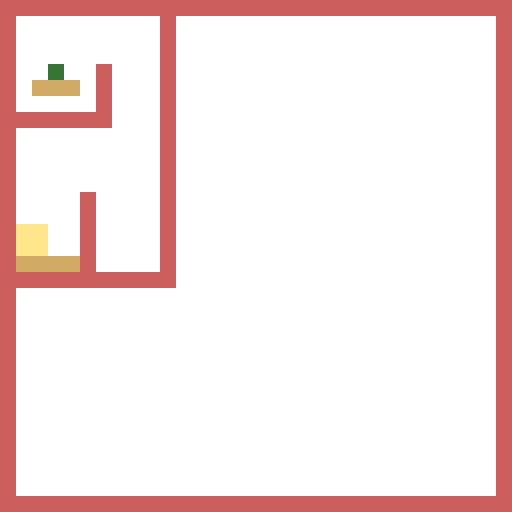

A 2D game scene composited from a Tiled map and its tileset images. What follows is a short description and the map's XML, with each tile layer's data collapsed to a summary:
An orthogonal 32x32 tile map with 16x16 px tiles, 1 tile layer (map).

<map version="1.0" orientation="orthogonal" width="32" height="32" tilewidth="16" tileheight="16">
 <tileset firstgid="1" name="tileset" tilewidth="16" tileheight="16">
  <image source="img/tileset.png" width="48" height="32" />
  <tile id="0">
   <properties>
    <property name="background" value="" />
   </properties>
  </tile>
  <tile id="1">
   <properties>
    <property name="ground" value="" />
   </properties>
  </tile>
  <tile id="2">
   <properties>
    <property name="start" value="" />
   </properties>
  </tile>
  <tile id="3">
   <properties>
    <property name="fire" value="" />
   </properties>
  </tile>
  <tile id="4">
   <properties>
    <property name="finish" value="" />
   </properties>
  </tile>
  <tile id="5">
   <properties>
    <property name="misc" value="" />
   </properties>
  </tile>
 </tileset>
 <layer name="map" width="32" height="32">
  <data>[1024 cells, 1024 non-empty, 5 distinct tile ids]</data>
 </layer>
</map>